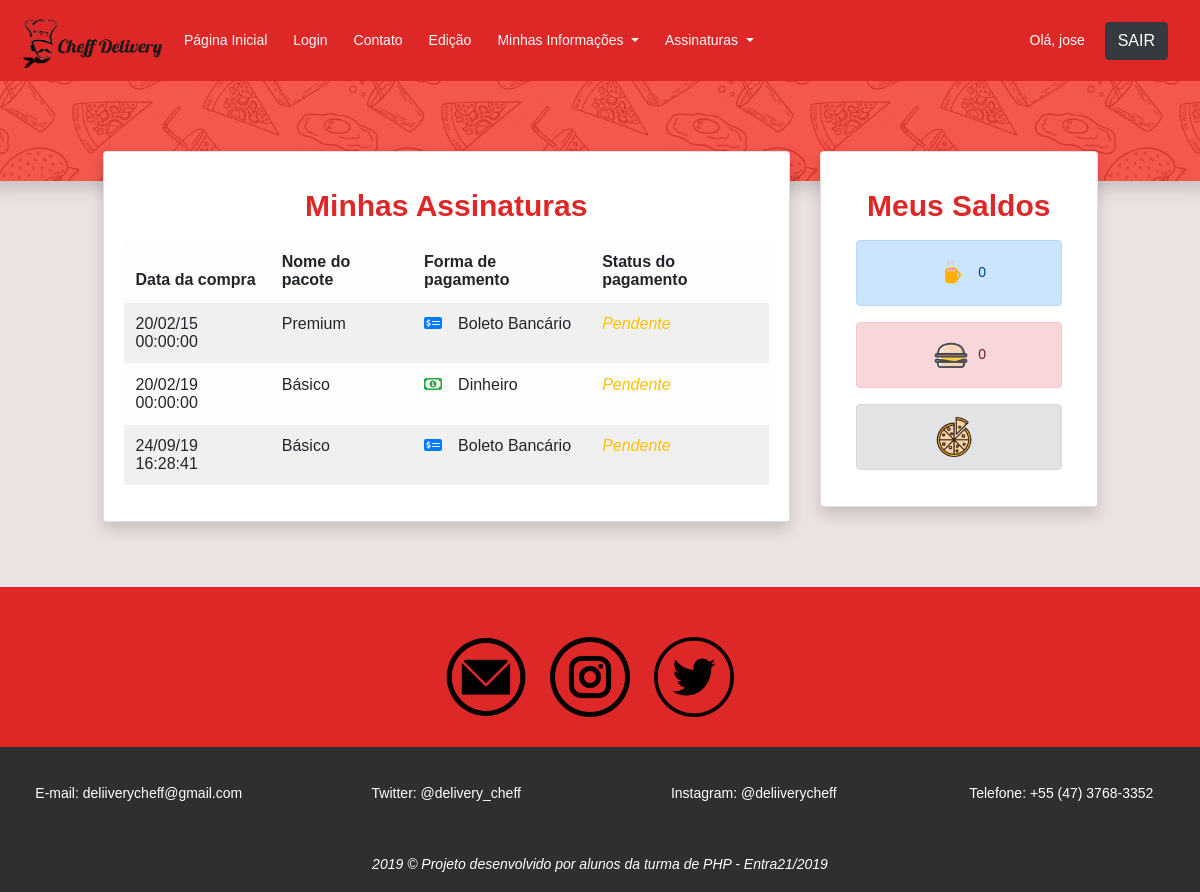
Page /meuspedidos.php (signed in) on the earlier database version.
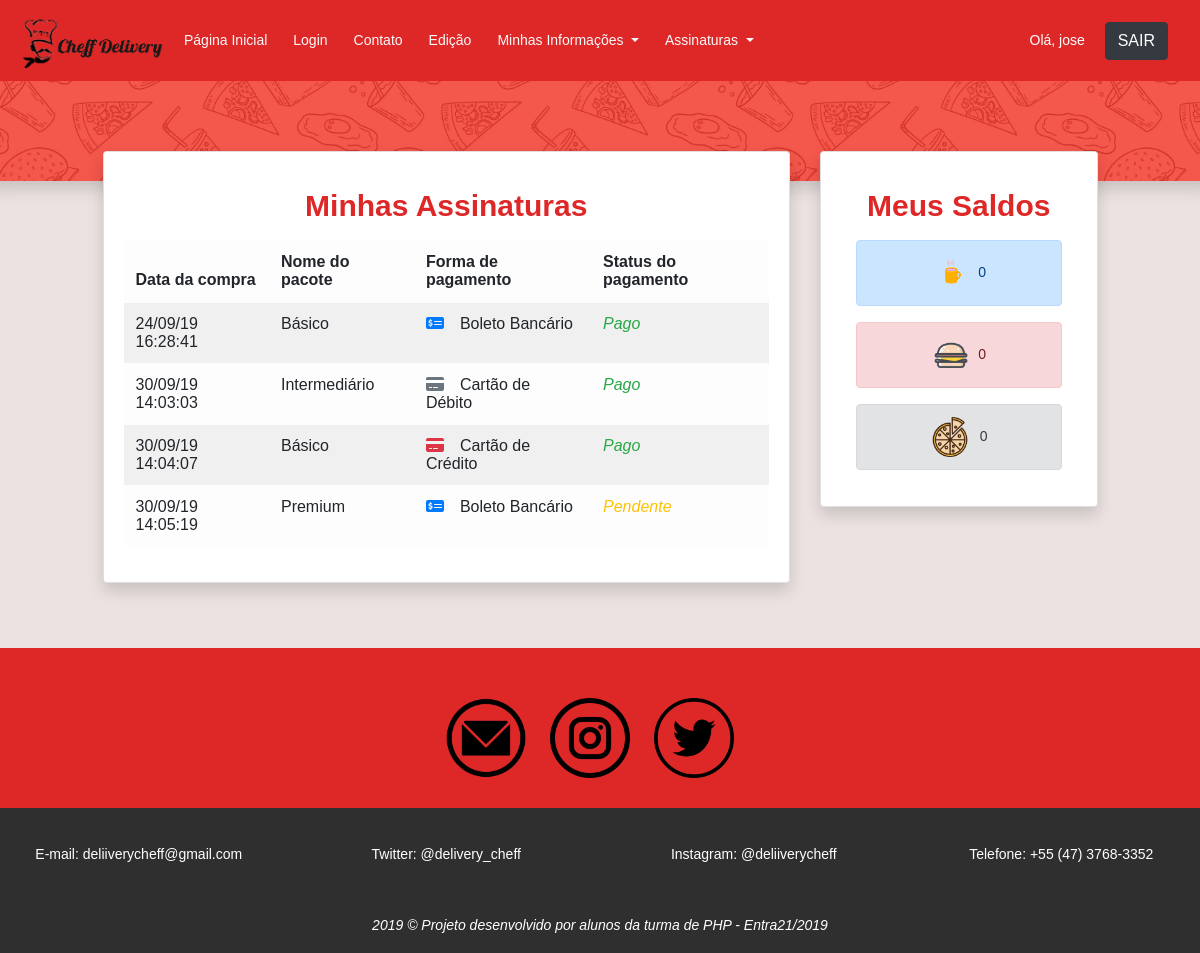
Same page on the later database version.
### tables this page shows
CREATE TABLE `finalizacao` (
  `id` int(11) NOT NULL,
  `id_usuario` int(11) NOT NULL,
  `id_pacote` int(11) NOT NULL,
  `forma_pagamento` enum('dinheiro','boleto_bancario','cartao_credito','cartao_debito') NOT NULL,
  `status_pagamento` enum('pendente','pago','atrasado') NOT NULL,
  `data_compra` varchar(255) NOT NULL
);

CREATE TABLE `pacotes` (
  `id` int(11) NOT NULL,
  `nome_pacote` varchar(255) NOT NULL,
  `nome_imagem` varchar(255) NOT NULL,
  `descricao_pacote` varchar(255) NOT NULL,
  `preco_pacote` varchar(255) NOT NULL,
  `quantidade_cafe` int(11) NOT NULL,
  `quantidade_almoco` int(11) NOT NULL,
  `quantidade_jantar` int(11) NOT NULL
);

CREATE TABLE `usuarios` (
  `id` int(11) NOT NULL,
  `email` varchar(255) NOT NULL,
  `senha` varchar(255) NOT NULL,
  `tp_usuario` enum('cliente','administrador') NOT NULL,
  `fk_tipo` int(11) NOT NULL,
  `ativo` int(11) NOT NULL DEFAULT '1'
);

CREATE TABLE `clientes` (
  `id` int(10) NOT NULL,
  `nome_cliente` varchar(255) NOT NULL,
  `estado` varchar(255) NOT NULL,
  `cidade` varchar(255) NOT NULL,
  `rua` varchar(255) NOT NULL,
  `numero_telefone` int(10) NOT NULL,
  `restricao_alimentar` varchar(255) NOT NULL,
  `comentarios` varchar(255) NOT NULL,
  `saldo_cafe` int(11) NOT NULL,
  `saldo_almoco` int(11) NOT NULL,
  `saldo_jantar` int(11) NOT NULL
);

### classes/site.class.php (called while the page is built, shortened)
<?php
class Site {
	public static function Navbar() {
		require_once "include/navbar.php";
	}
}
?>

### meuspedidos.php (the view, shortened to what this page needs)
 <?php
 require_once"include/conexao.php";
 $lista = "SELECT * FROM finalizacao
 JOIN pacotes p ON p.id = finalizacao.id_pacote
 WHERE id_usuario = {$_SESSION['id_usuario']}
 ";
 $queryFinalizacao = mysqli_query($con, $lista);
 $lista = mysqli_fetch_all($queryFinalizacao, MYSQLI_ASSOC);
  $lista2 = "SELECT * FROM usuarios
 JOIN clientes ON clientes.id = usuarios.fk_tipo WHERE usuarios.id = {$_SESSION['id_usuario']}";
  $querySaldo = mysqli_query($con, $lista2);
 $lista2 = mysqli_fetch_all($querySaldo, MYSQLI_ASSOC);
 ?>
 <!DOCTYPE html>
 <html lang="pt-br">
 <head>
 	<link rel="stylesheet" href="https://stackpath.bootstrapcdn.com/bootstrap/4.3.1/css/bootstrap.min.css">
 	<link rel="stylesheet" type="text/css" href="media/css/estilos.css">
 	<link rel="stylesheet" href="media/css/main.css">
 </head>
 <body style="background-color: rgb(235, 226, 225);">
 	<?php
 	require_once "header.php";
 	?>
 	<div class="row">
 		<div class="shadow " style="  background-color: #f2392c ;background-image: url('media/images/food-pattern.png');min-height: 100px; min-width: 100%; background-size: 30%; background-position: center 1050px;">
 		</div>
 	</div>
 <div class="row">
 	<div class="col-10 col-md-7 mt-5 offset-md-1 " style="margin-top: -30px !important; min-height: 300px;">
 		<div class="card shadow" style="margin-right: auto; margin-left: auto;">
 			<div class="card-body" >
 				<h2 class="mb-3 mt-3 text-center" style="color: #de2828;">Minhas Assinaturas</h2>
 				<table class="table table-light col-md-12 mt-3 table-striped table-hover">
 					<thead>
 						<tr>
 							<th scope="col">Data da compra</th>
 							<th scope="col">Nome do pacote</th>
 							<th scope="col">Forma de pagamento</th>
 							<th scope="col">Status do pagamento</th>
 						</tr>
 					</thead>
 					<tbody>
 						<?php foreach ($lista as $item) { ?>
 							<tr>
 								<td><?php echo date_format(date_create($item['data_compra']), 'd/m/y H:i:s'); ?></td>
 								<td><?=utf8_encode($item['nome_pacote'])?></td>
 								<td>
 									<?php switch ($item['forma_pagamento']) {
 										case "dinheiro":
 										echo '<i class="far fa-money-bill-alt text-success mr-3"></i>';
 										echo "Dinheiro";
 										break;
 										case "boleto_bancario":
 										echo '<i class="fas fa-money-check-alt text-primary mr-3"></i>';
 										echo "Boleto Bancário";
 										break;
 										case "cartao_credito":
 										echo '<i class="fas fa-credit-card text-danger mr-3"></i>';
 										echo "Cartão de Crédito";
 										break;
 										case "cartao_debito":
 										echo '<i class="fas fa-credit-card text-secondary mr-3"></i>';
 										echo "Cartão de Débito";
 										break;
 									}
 									?>
 								</td>
 								<td>
 									<?php switch ($item['status_pagamento']) {
 										case "pendente":
 										echo "<span class='text-warning font-italic'>Pendente</span>";
 										break;
 										case "pago":
 										echo "<span class='text-success font-italic'>Pago</span>";
 										break;
 									}
 									?>
 								</td>
 							</tr>
 						<?php } ?>
 					</tbody>
 				</table>
 			</div>
 		</div>
 	</div>
 	<div class="col-10 col-md-3 mt-5 " style="margin-top: -30px !important;">
 		<div class="card shadow" style="margin-right: auto; margin-left: auto;">
 			<div class="card-body" >
 				<h2 class="mb-3 mt-3 text-center" style="color: #de2828;">Meus Saldos</h2>
                <div class="col-12 m-0" role="alert">
                    <div class="alert alert-primary text-center">
                        <img src="media/images/icone-cafe.png" style="max-height: 40px; margin-right: 7px;"><?=$lista2[0]['saldo_cafe']?><br>
                    </div>
                </div>
                <div class=" col-12 m-0" role="alert">
                    <div class="alert alert-danger text-center">
                        <img src="media/images/hamburger.png" style="max-height: 40px; margin-right: 7px;"><?=$lista2[0]['saldo_almoco']?><br>
                    </div>
                </div>
                <div class=" col-12 m-0" role="alert">
                    <div class="alert alert-secondary text-center">
                        <img src="media/images/pizza.png" style="max-height: 40px; margin-right: 10px; "><?=$lista2[0]['saldo_jantar']?>
                    </div>
                </div>
 			</div>
 		</div>
 	</div>
 </div>
 <?php
 require_once "footer.php";
 ?>
</body>
</html>

### header.php (shortened to what this page needs)
  <?php
  require_once"classes/site.class.php";
  ?>
  <header>
    <nav class="navbar navbar-expand-lg navbar-light"  style="background-color: #de2828; width: 100%;">
      <a href="index.php"><img src="media/images/cheffmenu2.png" style="height: 65px; width: 150px"></a>
      <div class="collapse navbar-collapse" id="navbarSupportedContent">
        <ul class="navbar-nav mr-auto">
          <?php if ($_SESSION['tp_usuario'] != 'administrador') { ?>
            <li class="nav-item active">
              <a class="nav-link text-light" href="index.php" style="margin-left: 10px;">Página Inicial <span class="sr-only">(current)</span></a>
            </li>
            <li class="nav-item">
              <a class="nav-link text-light" href="login.php" style="margin-left: 10px;">Login</a>
            </li>
            <li class="nav-item">
              <a class="nav-link text-light" href="contato.php" style="margin-left: 10px;">Contato</a>
            </li>
            <?php if(isset($_SESSION['logado'])) { ?>
              <li class="nav-item">
                <a class="nav-link text-light" href="edicao.php" style="margin-left: 10px;">Edição</a>
              </li>
              <li class="nav-item dropdown">
                <a class="nav-link dropdown-toggle text-light" href="#" id="navbarDropdown" role="button" data-toggle="dropdown" aria-haspopup="true" aria-expanded="false" style="margin-left: 10px;">
                  Minhas Informações
                </a>
              </li>
              <li class="nav-item dropdown">
                <a class="nav-link dropdown-toggle text-light" href="#" id="navbarDropdown" role="button" data-toggle="dropdown" aria-haspopup="true" aria-expanded="false" style="margin-left: 10px;">
                  Assinaturas
                </a>
              </li>
            <?php } ?>
        <?php } ?>
      </ul>
      <?php Site::Navbar(); ?>
    </div>
  </nav>
</header>

### include/navbar.php (shortened to what this page needs)
<!DOCTYPE html>
<html>
<head>
</head>
<body>
	<?php if(isset($_SESSION['nome_usuario'])) { ?>
		<div class="text-white">
			Olá, <?=$_SESSION['nome_usuario']?>
			<a href="backends/logoff.php" class="btn btn-dark ml-3 mr-3">SAIR</a>
		</div>
	<?php } ?>
</body>
</html>

### footer.php (shortened to what this page needs)
<div class="redes-sociais" style="background-color: #de2828;">
  <div class="container" style="margin-top: 65px;">
    <center>
      <a href="https://mail.google.com/mail/u/0/#inbox?compose=DmwnWrRmTgXbBSZDhPSBJsPLwHzgBPqskCzpPtNTPhwSkgLdBBXnbmRScSHtKdnmsdqlgZFHsnsQ"><img src="media/images/email.png" alt="email" title="email" class="icones"></a>
      <a href="https://www.instagram.com/deliiverycheff/?hl=pt-br"><img src="media/images/instagram.png" alt="instagram" title="instagram" id="instagram " class="icones"></a>
      <a href="https://twitter.com/delivery_cheff"><img src="media/images/twitter.png" alt="twitter" title="twitter" class="icones"></a>
    </center>
  </div>
</div>
<footer>
 <div class="footer-item">
  <div class="row">
    <a href="https://mail.google.com/mail/u/0/#inbox?compose=DmwnWsTJtrnhxXwfpDgvhvzGsLRlLgjHgjcfzcQFCTNqvbqkMSDXnPTwMNHPSkbjVnnrBWWPBfJq" class="col-sm-12 col-md-3">E-mail: deliiverycheff@gmail.com</a>
    <a href="https://twitter.com/delivery_cheff" class="col-sm-12 col-md-3">Twitter: @delivery_cheff </a>
    <a href="https://www.instagram.com/deliiverycheff/?hl=pt-br"class="col-sm-12 col-md-3">Instagram: @deliiverycheff</a>
    <a href=""class="col-sm-12 col-md-3">Telefone: +55 (47) 3768-3352</a>
  </div>
</div>
<div id="negrito" class="mt-4">
  <p class="mt-5 font-italic">2019 &copy; <strong>Projeto desenvolvido por alunos da turma de PHP - Entra21/2019</strong></p>
</div>
</footer>

### media/css/estilos.css (style rules this page uses)
* { font-family: arial; }
.redes-sociais { height: 160px; width: 100%; }
.icones { width: 80px; height: 80px; margin-top: 50px; margin-right: 20px; }
footer { background-color: rgba(47, 47, 47); overflow: hidden; height: 145px; }
.footer-item { margin-top: 35px; color: white; text-align: center; width: 100%: }
.footer-item a { color: white; text-decoration: none; }
#negrito { text-align: center; color: white; margin-top: 10px; }

### media/css/main.css (style rules this page uses)
body { color:#777;font-family:"Poppins",sans-serif;font-size:14px;font-weight:300;line-height:1.625em;position:relative }
ol,ul { margin:0;padding:0;list-style:none }
a { -webkit-transition:all 0.3s ease 0s;-moz-transition:all 0.3s ease 0s;-o-transition:all 0.3s ease 0s;transition:all 0.3s ease 0s }
a,a:focus,a:hover { text-decoration:none;outline:0 }
h1,h2,h3,h4,h5,h6 { font-family:"Poppins",sans-serif;color:#222;line-height:1.2em !important;margin-bottom:0;margin-top:0;font-weight:600 }
h2,.h2 { font-size:30px }
td,th { border-radius:0px }
.text-white { color:#fff }
.text-center { text-align:center }
h2 { font-size:30px }
h1,h2,h3,h4,h5,h6 { line-height:1.5em }

Differences in the rows shown:
removed finalizacao: data_compra "20/02/15 00:00:00", id_pacote.nome_pacote "Premium", forma_pagamento "boleto_bancario" (drawn), status_pagamento "Pendente"
removed finalizacao: data_compra "20/02/19 00:00:00", id_pacote.nome_pacote "Básico", forma_pagamento "dinheiro" (drawn), status_pagamento "Pendente"
changed finalizacao (number 1 of 4 on the later page): status_pagamento "Pendente" → "Pago"
added finalizacao: data_compra "30/09/19 14:03:03", id_pacote.nome_pacote "Intermediário", forma_pagamento "cartao_debito" (drawn), status_pagamento "Pago"
added finalizacao: data_compra "30/09/19 14:04:07", id_pacote.nome_pacote "Básico", forma_pagamento "cartao_credito" (drawn), status_pagamento "Pago"
added finalizacao: data_compra "30/09/19 14:05:19", id_pacote.nome_pacote "Premium", forma_pagamento "boleto_bancario" (drawn), status_pagamento "Pendente"
changed through a linked row, usuarios: clientes.saldo_jantar (not shown) → "0"
